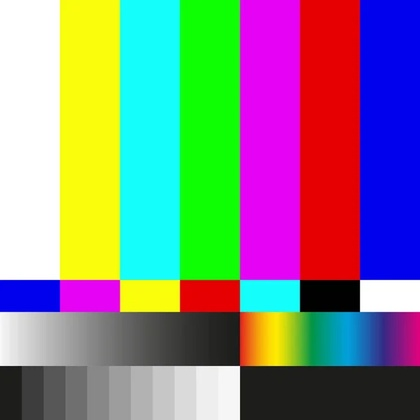
%> input picture Pratica5/cores.jpg, 420 x 420 px, shrunk from 600 x 600 before the run
$ octave pratica5a.m   (GNU Octave 9; MATLAB toolbox functions it lacks are replaced by stand-ins)
%> lines starting %> are read from the running program, lines starting %| are printed output that depends on the picture
clear all
close all
im = imread('C:\Users\davic\OneDrive\Área de Trabalho\4Periodo\PDI\Atividades\Pratica5\cores.jpg');
%> im is the input picture: size 420x420x3 uint8; mean R, G, B 133.3, 133.7, 133.1
% Obtenha as dimensões da imagem
[altura, largura, ~] = size(im);
%> altura = 420; largura = 420

% Inicialize uma matriz para a imagem em escala de cinza
imagem_escala_de_cinza = zeros(altura, largura);

% Loop pelos pixels da imagem colorida e aplique a conversão para escala de cinza
for linha = 1:altura
    for coluna = 1:largura
       % Obtenha os valores dos canais de cores (R, G, B) do pixel
       R = double(im(linha, coluna, 1));
       G = double(im(linha, coluna, 2));
        B = double(im(linha, coluna, 3));

        % Aplique a fórmula para converter para escala de cinza
        pixel_escala_de_cinza = 0.2989 * R + 0.5870 * G + 0.1140 * B;

        % Defina o valor do pixel na imagem em escala de cinza
        imagem_escala_de_cinza(linha, coluna) = pixel_escala_de_cinza;
    end
end
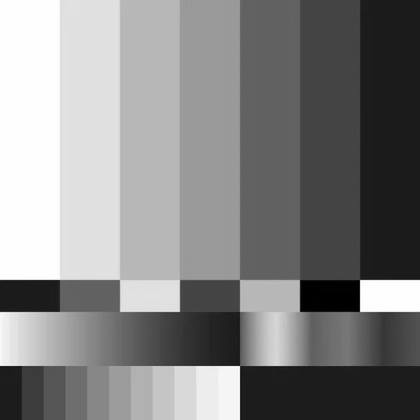
%> imagem_escala_de_cinza: size 420x420 double; min 0, max 255, mean 133.5

% Exiba a imagem em escala de cinza
figure(1);
imshow(uint8(imagem_escala_de_cinza));


% Obtenha as dimensões da imagem
[altura, largura, ~] = size(im);

% Inicialize matrizes para os canais de cores (R, G, B)
canal_vermelho = zeros(altura, largura);
canal_verde = zeros(altura, largura);
canal_azul = zeros(altura, largura);

% Extrai os canais de cores (R, G, B) usando um loop for
tic
for linha = 1:altura
    for coluna = 1:largura
        R = im(linha, coluna, 1);
        G = im(linha, coluna, 2);
        B = im(linha, coluna, 3);

        canal_vermelho(linha, coluna) = R;
        canal_verde(linha, coluna) = G;
        canal_azul(linha, coluna) = B;
    end
end
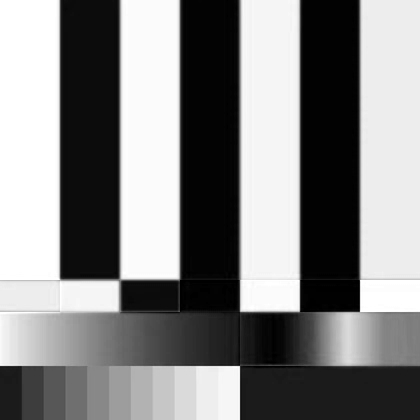
%> canal_azul: size 420x420 double; min 0, max 255, mean 133.1
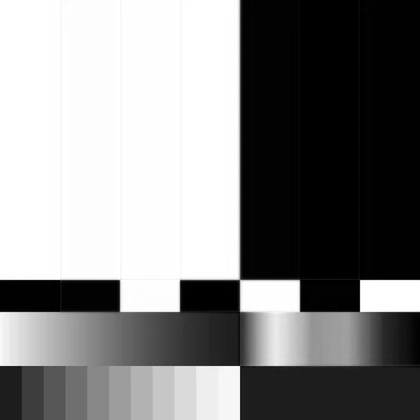
%> canal_verde: size 420x420 double; min 0, max 255, mean 133.7
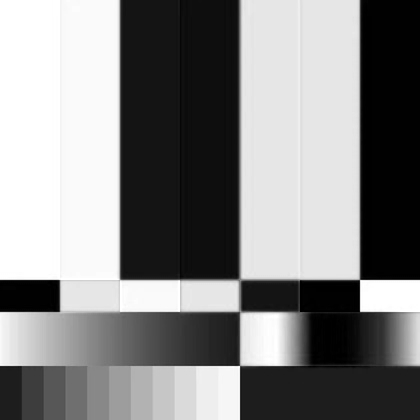
%> canal_vermelho: size 420x420 double; min 0, max 255, mean 133.3
toc

% Exiba os canais de cores separadamente
subplot(1, 3, 1);
imshow(uint8(canal_vermelho));
title('Canal Vermelho');

subplot(1, 3, 2);
imshow(uint8(canal_verde));
title('Canal Verde');

subplot(1, 3, 3);
imshow(uint8(canal_azul));
title('Canal Azul');
